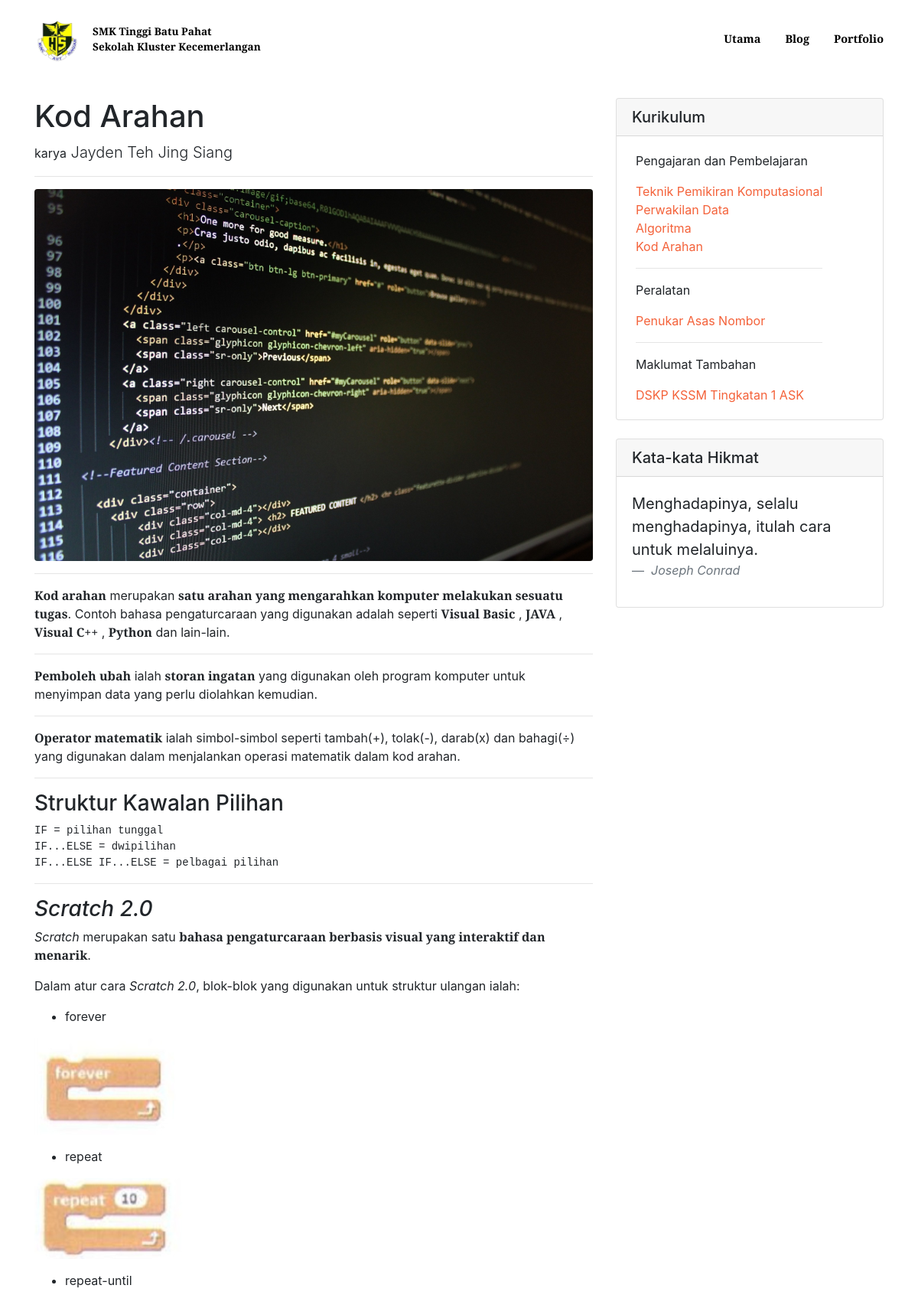
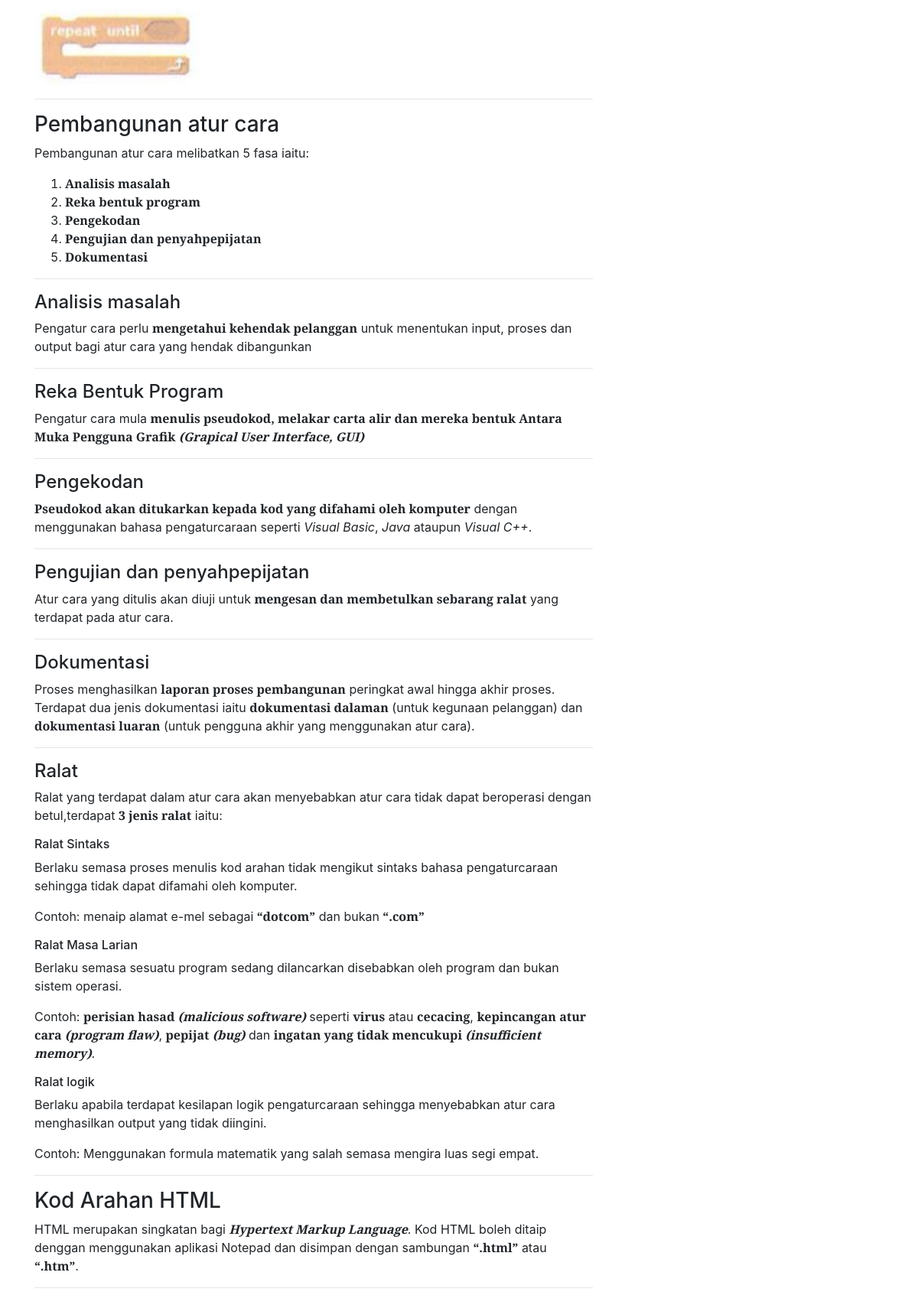
/curriculum/code (upper part), run on the app's committed database (2 pictures, top to bottom).
### curriculum/models.py (models this page shows)
class Quote(models.Model):
    author = models.CharField(default="Anonim", max_length=25, blank=False)
    quote = models.TextField(max_length=100, blank=False)

### curriculum/views.py (the view)
    def process(request):
        kwargs["tool_mode"] = 0
        quotes = Quote.objects.all()
        quote = choice(quotes)
        kwargs["quote"] = quote.quote
        kwargs["quote_author"] = quote.author
        comments = Comment.objects.all()
        kwargs["comments"] = comments
        path_name = resolve(request.path_info).url_name
        kwargs["page"] = path_name
        if request.method == "POST":
            data = dict(parse.parse_qsl(request.body))
            Comment(username=data[b'username'].decode(), content=data[b'comment'].decode(), page=path_name).save()
            return redirect(path_name)
        return func(request)

### curriculum/views.py (called while the page is built)
def preprocess(func):
    def process(request):
        kwargs["tool_mode"] = 0
        quotes = Quote.objects.all()
        quote = choice(quotes)
        kwargs["quote"] = quote.quote
        kwargs["quote_author"] = quote.author
        comments = Comment.objects.all()
        kwargs["comments"] = comments
        path_name = resolve(request.path_info).url_name
        kwargs["page"] = path_name
        if request.method == "POST":
            data = dict(parse.parse_qsl(request.body))
            Comment(username=data[b'username'].decode(), content=data[b'comment'].decode(), page=path_name).save()
            return redirect(path_name)
        return func(request)
    return process

@preprocess
def code(request):
    kwargs["title"] = "Kod Arahan"
    kwargs["cover_img"] = "images/cover_4.jpg"
    kwargs["quiz_link"] = "../quiz/code"
    return render(request, 'curriculum/code.html', kwargs)

### curriculum/templates/curriculum/code.html (shortened to what this page needs)
{% extends 'curriculum/base.html'%}
{% load static %}
{% block material %}
<p class="has-line-data" data-line-start="0" data-line-end="1"><strong>Kod arahan</strong> merupakan <strong>satu arahan
    yang mengarahkan komputer melakukan sesuatu tugas</strong>. Contoh bahasa pengaturcaraan yang digunakan adalah
    seperti <strong>Visual Basic</strong> , <strong>JAVA</strong> , <strong>Visual C++</strong> ,
    <strong>Python</strong> dan lain-lain.</p>
<hr>
<p class="has-line-data" data-line-start="4" data-line-end="5"><strong>Pemboleh ubah</strong> ialah <strong>storan
    ingatan</strong> yang digunakan oleh program komputer untuk menyimpan data yang perlu diolahkan kemudian.</p>
<hr>
<p class="has-line-data" data-line-start="8" data-line-end="10"><strong>Operator matematik</strong> ialah simbol-simbol
    seperti tambah(+), tolak(-), darab(x) dan bahagi(÷)<br>
    yang digunakan dalam menjalankan operasi matematik dalam kod arahan.</p>
<hr>
<h3 class="code-line" data-line-start=13 data-line-end=14><a id="Struktur_Kawalan_Pilihan_13"></a>Struktur Kawalan
    Pilihan</h3>
<pre><code class="has-line-data" data-line-start="15" data-line-end="19">IF = pilihan tunggal
IF...ELSE = dwipilihan
IF...ELSE IF...ELSE = pelbagai pilihan
</code></pre>
<hr>
<h3 class="code-line" data-line-start=22 data-line-end=23><a id="_Scratch_20__22"></a><em>Scratch 2.0</em></h3>
<p class="has-line-data" data-line-start="23" data-line-end="24"><em>Scratch</em> merupakan satu <strong>bahasa
    pengaturcaraan berbasis visual yang interaktif dan menarik</strong>.</p>
<p class="has-line-data" data-line-start="25" data-line-end="26">Dalam atur cara <em>Scratch 2.0</em>, blok-blok yang
    digunakan untuk struktur ulangan ialah:</p>
<ul>
    <li class="has-line-data" data-line-start="26" data-line-end="28">forever</li>
</ul>
<p class="has-line-data" data-line-start="28" data-line-end="29"><img src="{% static 'images/20.png' %}" alt=""></p>
<ul>
    <li class="has-line-data" data-line-start="29" data-line-end="31">repeat</li>
</ul>
<p class="has-line-data" data-line-start="31" data-line-end="32"><img src="{% static 'images/21.png' %}" alt=""></p>
<ul>
    <li class="has-line-data" data-line-start="32" data-line-end="34">repeat-until</li>
</ul>
<p class="has-line-data" data-line-start="34" data-line-end="35"><img src="{% static 'images/22.png' %}" alt=""></p>
<hr>
<h3 class="code-line" data-line-start=38 data-line-end=39><a id="Pembangunan_atur_cara_38"></a>Pembangunan atur cara
</h3>
<p class="has-line-data" data-line-start="39" data-line-end="40">Pembangunan atur cara melibatkan 5 fasa iaitu:</p>
<ol>
    <li class="has-line-data" data-line-start="40" data-line-end="41"><strong>Analisis masalah</strong></li>
    <li class="has-line-data" data-line-start="41" data-line-end="42"><strong>Reka bentuk program</strong></li>
    <li class="has-line-data" data-line-start="42" data-line-end="43"><strong>Pengekodan</strong></li>
    <li class="has-line-data" data-line-start="43" data-line-end="44"><strong>Pengujian dan penyahpepijatan</strong>
    </li>
    <li class="has-line-data" data-line-start="44" data-line-end="46"><strong>Dokumentasi</strong></li>
</ol>
<hr>
<h4 class="code-line" data-line-start=48 data-line-end=49><a id="Analisis_masalah_48"></a>Analisis masalah</h4>
<p class="has-line-data" data-line-start="49" data-line-end="50">Pengatur cara perlu <strong>mengetahui kehendak
    pelanggan</strong> untuk menentukan input, proses dan output bagi atur cara yang hendak dibangunkan</p>
<hr>
<h4 class="code-line" data-line-start=53 data-line-end=54><a id="Reka_Bentuk_Program_53"></a>Reka Bentuk Program</h4>
<p class="has-line-data" data-line-start="54" data-line-end="55">Pengatur cara mula <strong>menulis pseudokod, melakar
    carta alir dan mereka bentuk Antara Muka Pengguna Grafik <em>(Grapical User Interface, GUI)</em></strong></p>
<hr>
<h4 class="code-line" data-line-start=58 data-line-end=59><a id="Pengekodan_58"></a>Pengekodan</h4>
<p class="has-line-data" data-line-start="59" data-line-end="60"><strong>Pseudokod akan ditukarkan kepada kod yang
    difahami oleh komputer</strong> dengan menggunakan bahasa pengaturcaraan seperti <em>Visual Basic</em>,
    <em>Java</em> ataupun <em>Visual C++</em>.</p>
<hr>
<h4 class="code-line" data-line-start=63 data-line-end=64><a id="Pengujian_dan_penyahpepijatan_63"></a>Pengujian dan
    penyahpepijatan</h4>
<p class="has-line-data" data-line-start="64" data-line-end="65">Atur cara yang ditulis akan diuji untuk <strong>mengesan
    dan membetulkan sebarang ralat</strong> yang terdapat pada atur cara.</p>
<hr>
<h4 class="code-line" data-line-start=68 data-line-end=69><a id="Dokumentasi_68"></a>Dokumentasi</h4>
<p class="has-line-data" data-line-start="69" data-line-end="70">Proses menghasilkan <strong>laporan proses
    pembangunan</strong> peringkat awal hingga akhir proses. Terdapat dua jenis dokumentasi iaitu <strong>dokumentasi
    dalaman</strong> (untuk kegunaan pelanggan) dan <strong>dokumentasi luaran</strong> (untuk pengguna akhir yang
    menggunakan atur cara).</p>
<hr>
<h4 class="code-line" data-line-start=73 data-line-end=74><a id="Ralat_73"></a>Ralat</h4>
<p class="has-line-data" data-line-start="74" data-line-end="75">Ralat yang terdapat dalam atur cara akan menyebabkan
    atur cara tidak dapat beroperasi dengan betul,terdapat <strong>3 jenis ralat</strong> iaitu:</p>
<h6 class="code-line" data-line-start=76 data-line-end=77><a id="Ralat_Sintaks_76"></a>Ralat Sintaks</h6>
<p class="has-line-data" data-line-start="77" data-line-end="78">Berlaku semasa proses menulis kod arahan tidak mengikut
    sintaks bahasa pengaturcaraan sehingga tidak dapat difamahi oleh komputer.</p>
<p class="has-line-data" data-line-start="79" data-line-end="80">Contoh: menaip alamat e-mel sebagai
    <strong>“dotcom”</strong> dan bukan <strong>“.com”</strong></p>
<h6 class="code-line" data-line-start=81 data-line-end=82><a id="Ralat_Masa_Larian_81"></a>Ralat Masa Larian</h6>
<p class="has-line-data" data-line-start="82" data-line-end="83">Berlaku semasa sesuatu program sedang dilancarkan
    disebabkan oleh program dan bukan sistem operasi.</p>
<p class="has-line-data" data-line-start="84" data-line-end="85">Contoh: <strong>perisian hasad <em>(malicious
    software)</em></strong> seperti <strong>virus</strong> atau <strong>cecacing</strong>, <strong>kepincangan atur cara
    <em>(program flaw)</em></strong>, <strong>pepijat <em>(bug)</em></strong> dan <strong>ingatan yang tidak mencukupi
    <em>(insufficient memory)</em></strong>.</p>
<h6 class="code-line" data-line-start=86 data-line-end=87><a id="Ralat_logik_86"></a>Ralat logik</h6>
<p class="has-line-data" data-line-start="87" data-line-end="88">Berlaku apabila terdapat kesilapan logik pengaturcaraan
    sehingga menyebabkan atur cara menghasilkan output yang tidak diingini.</p>
<p class="has-line-data" data-line-start="89" data-line-end="90">Contoh: Menggunakan formula matematik yang salah semasa
    mengira luas segi empat.</p>
<hr>
<h3 class="code-line" data-line-start=93 data-line-end=94><a id="Kod_Arahan_HTML_93"></a>Kod Arahan HTML</h3>
<p class="has-line-data" data-line-start="94" data-line-end="95">HTML merupakan singkatan bagi <strong><em>Hypertext
    Markup Language</em></strong>. Kod HTML boleh ditaip denggan menggunakan aplikasi Notepad dan disimpan dengan
    sambungan <strong>“.html”</strong> atau <strong>“.htm”</strong>.</p>
<hr>
{% endblock material %}

### curriculum/templates/curriculum/base.html (shortened to what this page needs)
{%extends 'home/base.html' %}
{% load static %}
{% block additional_header %}
<link href="{% static 'curriculum/base.css' %}" rel="stylesheet"/>
{% endblock additional_header %}
{% block content %}
<div class="container pt-4">
    <div class="row">
        <div class="col-lg-8">
            <h1 class="mt-4">{{ title }}</h1>
            {% if not tool_mode %}
            <p class="lead">
                <small>karya</small>
                <a>{{ author }}</a>
            </p>
            <hr>
            <img class="img-fluid rounded" src="{% static '' %}{{ cover_img }}" alt="" width="900px" height="300px">
            {% endif %}
            <hr>
            {% block material %}
            {% endblock material %}
        </div>
        <div class="col-md-4">
            <div class="card my-4">
                <h5 class="card-header">Kurikulum</h5>
                <div class="card-body">
                    <div class="row" style="padding-left: 20px;">
                        <ul class="list-unstyled mb-0">
                            <p>Pengajaran dan Pembelajaran</p>
                            <li>
                                <a href="/curriculum/computational_thinking">Teknik Pemikiran Komputasional</a>
                            </li>
                            <li>
                                <a href="/curriculum/data_representation">Perwakilan Data</a>
                            </li>
                            <li>
                                <a href="/curriculum/algorithms">Algoritma</a>
                            </li>
                            <li>
                                <a href="/curriculum/code">Kod Arahan</a>
                            </li>
                            <hr>
                            <p>Peralatan</p>
                            <li>
                                <a href="/curriculum/base_converter">Penukar Asas Nombor</a>
                            </li>
                            <hr>
                            <p>Maklumat Tambahan</p>
                            <li>
                                <a href="{% static 'files/DSKP KSSM Tingkatan 1 Asas Sains Komputer.pdf' %}"
                                   download="">DSKP KSSM Tingkatan 1 ASK</a>
                            </li>
                        </ul>
                    </div>
                </div>
            </div>
            <div class="card my-4">
                <h5 class="card-header">Kata-kata Hikmat</h5>
                <div class="card-body">
                    <blockquote class="blockquote">
                        <p class="mb-0">{{ quote }}</p>
                        <footer class="blockquote-footer">
                            <cite title="Source Title">{{ quote_author }}</cite>
                        </footer>
                    </blockquote>
                </div>
            </div>
        </div>
    </div>
</div>
{% endblock content %}

### curriculum/static/curriculum/base.css (style rules this page uses)
body { padding-top: 80px; }

### data on the page
Quote: quote "Menghadapinya, selalu menghadapinya, itulah cara untuk melaluinya.", author "Joseph Conrad"

### other printed values
{{ title }} "Kod Arahan"
{{ author }} "Jayden Teh Jing Siang"
